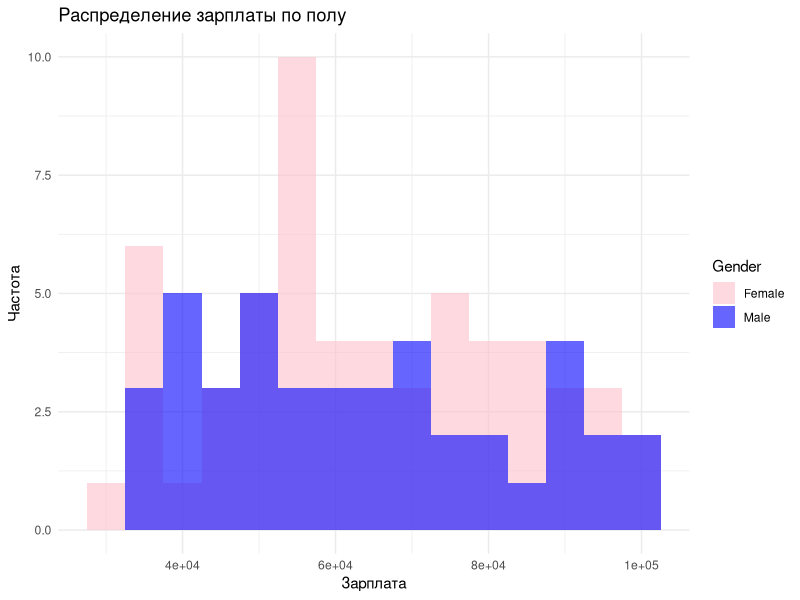
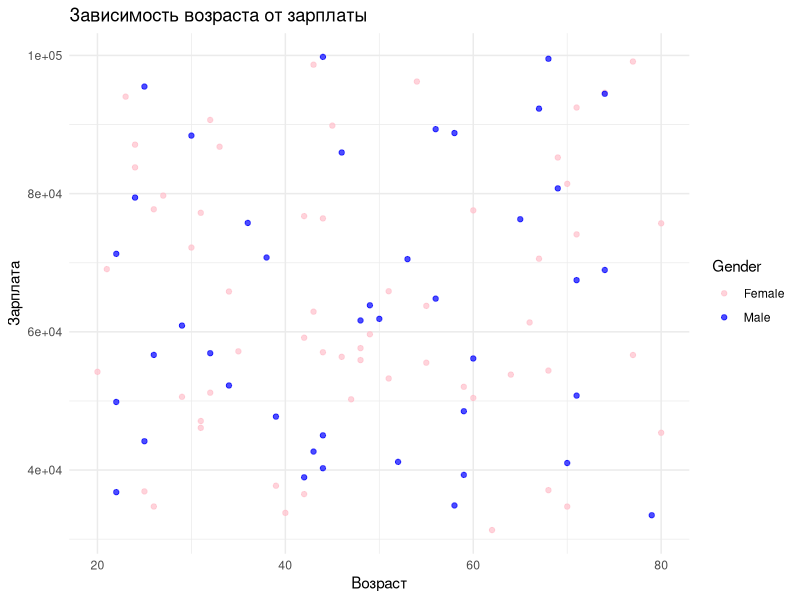

Write R code to recreate these figures, in order.
# Загружаем необходимые библиотеки
library(ggplot2)
library(dplyr)

# Генерация случайных данных
set.seed(123)  # Для воспроизводимости результатов
data <- data.frame(
  ID = 1:100,
  Age = sample(18:80, 100, replace = TRUE),
  Salary = sample(30000:100000, 100, replace = TRUE),
  Gender = sample(c("Male", "Female"), 100, replace = TRUE)
)

# Просмотр первых нескольких строк данных
head(data)

# Подсчёт среднего возраста и зарплаты по полу
summary_data <- data %>%
  group_by(Gender) %>%
  summarise(
    Avg_Age = mean(Age),
    Avg_Salary = mean(Salary)
  )

# Выводим результаты
print(summary_data)

# Построение графика распределения зарплаты по полу
ggplot(data, aes(x = Salary, fill = Gender)) +
  geom_histogram(binwidth = 5000, alpha = 0.6, position = "identity") +
  labs(title = "Распределение зарплаты по полу", x = "Зарплата", y = "Частота") +
  theme_minimal() +
  scale_fill_manual(values = c("Male" = "blue", "Female" = "pink"))

# Построение графика зависимости возраста от зарплаты
ggplot(data, aes(x = Age, y = Salary, color = Gender)) +
  geom_point(alpha = 0.7) +
  labs(title = "Зависимость возраста от зарплаты", x = "Возраст", y = "Зарплата") +
  theme_minimal() +
  scale_color_manual(values = c("Male" = "blue", "Female" = "pink"))
